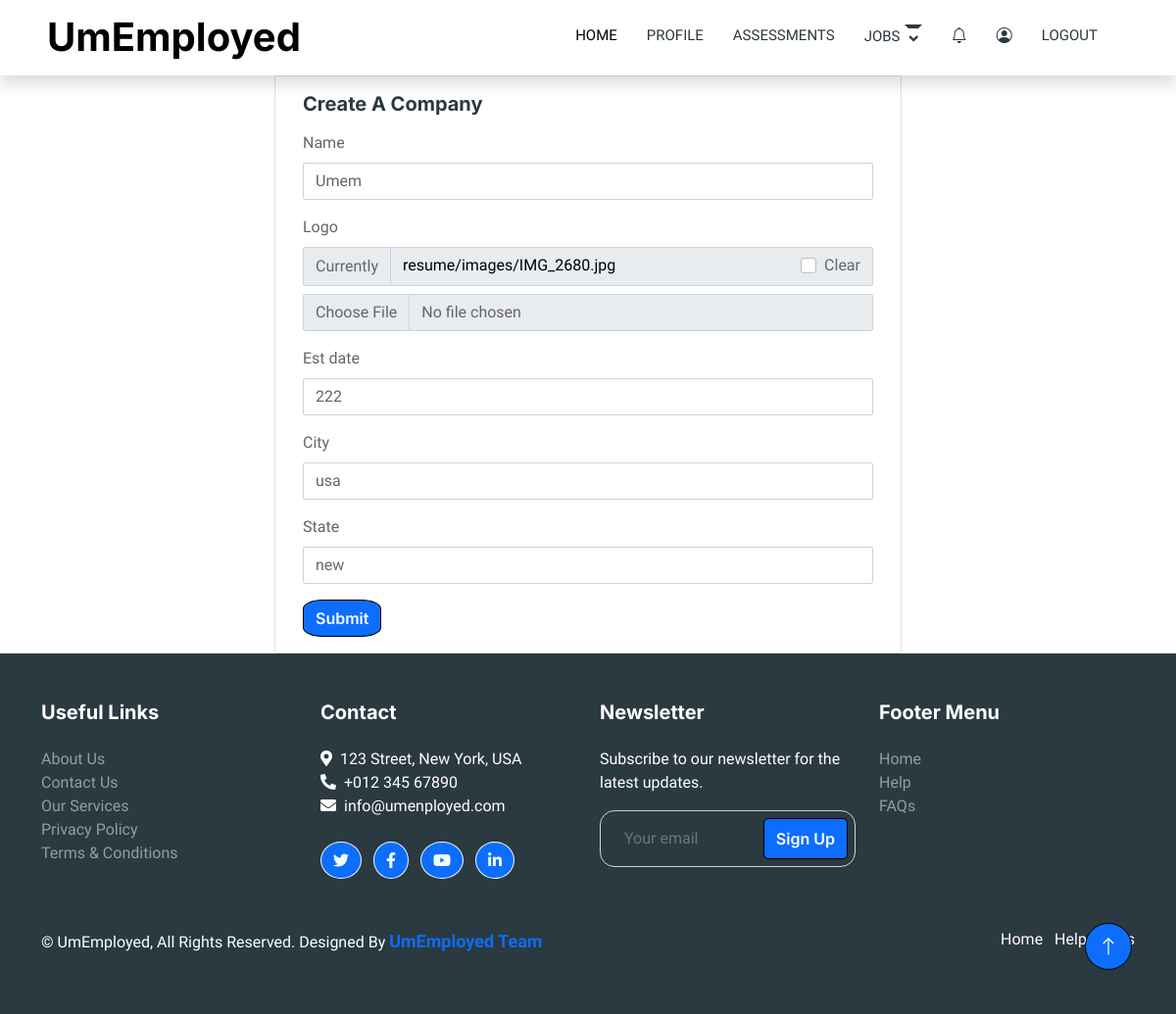
The page /company/update-company/ (signed in) on the database as committed earlier.
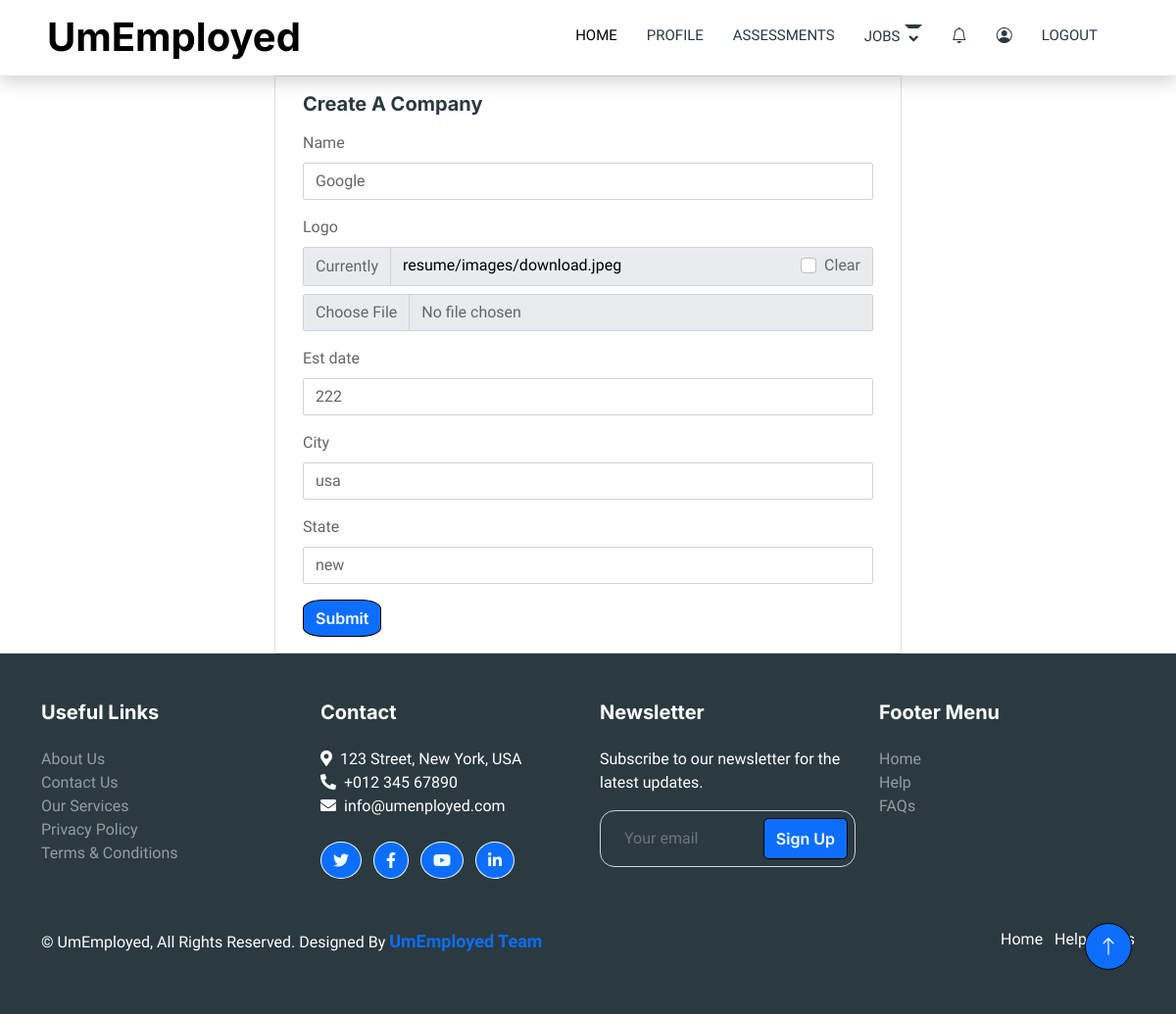
The same page on the database as committed later.
### company/models.py (models this page shows, shortened)
class Company(models.Model):
    user = models.OneToOneField(User, on_delete=models.CASCADE)
    name = models.CharField(max_length=100, null=True, blank=True)
    logo = models.ImageField(upload_to="resume/images", blank=True, default="media/resume/images/PXL_20231104_141008232.MP.jpg")
    est_date = models.PositiveIntegerField(null=True, blank=True)
    city = models.CharField(max_length=50, null=True, blank=True)
    state = models.CharField(max_length=100, null=True, blank=True)

### company/views.py (the view)
# urls.py: path('update-company/', views.update_company, name="update-company"),
@login_required(login_url='login')
def update_company(request):
    if request.user.is_recruiter:
        company = get_object_or_404(Company, user=request.user)
        if request.method == 'POST':
            form = UpdateCompanyForm(request.POST, instance=company)
            if form.is_valid():
                var = form.save(commit=False)
                user = request.user
                user.has_company = True
                var.save()
                user.save()
                messages.info(request, 'Your company info has been Updated.')
                return redirect('dashboard')
            else:
                messages.warning(request, 'Something went wrong.')
        else:
            form = UpdateCompanyForm(instance=company)
        context = {'form': form}
        return render(request, 'company/update_company.html', context)
    else:
        messages.warning(request,"Permission Denied")

### company/forms.py
class UpdateCompanyForm(forms.ModelForm):
    class Meta:
        model = Company
        exclude = ('user', )

### templates/company/update_company.html (shortened to what this page needs)
{% extends "users/base.html" %}
{% load crispy_forms_tags %}
{% block content %}
<div class="row">
    <div class="card mx-auto" style="width: 40rem;">
        <div class="card-body">
            <h5 class="card-title mb-3">Create A Company</h5>
            <form method="post">
                {{ form|crispy}}
                <button type="submit" class="btn btn-primary">Submit</button>
            </form>
        </div>
    </div>
</div>
{% endblock content %}

Rows that differ between the two databases and show on the page:
changed Company "usa": name "Umem" → "Google"
Other text that changed with them:
text no longer shown: "Name Logo Currently resume/images/IMG_2680.jpg Clear Est date City State"
text now shown: "Name Logo Currently resume/images/download.jpeg Clear Est date City State"
